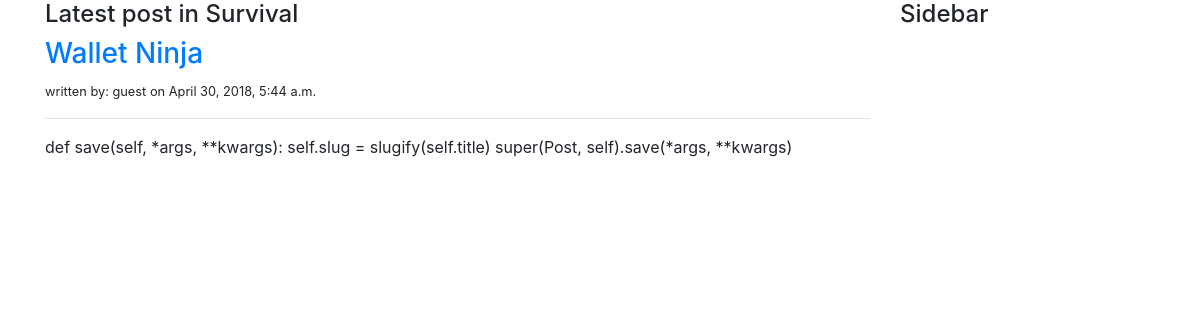
The page /blog/category/survival/ on the database as committed earlier.
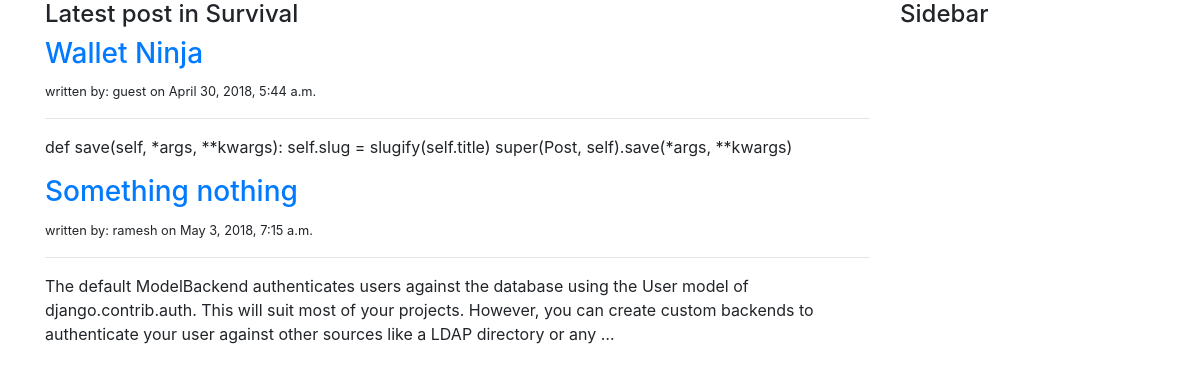
The same page on the database as committed later.
### blog/models.py (models this page shows, shortened)
class Post(models.Model):
    STATUS_CHOICE = (
        ('draft', 'Draft'),
        ('published', 'Published'),
    )
    category = models.ForeignKey(Category)
    title = models.CharField(max_length=250)
    slug = models.CharField(max_length=250, unique=True)
    content = models.TextField()
    seo_title = models.CharField(max_length=250)
    seo_description = models.CharField(max_length=160)
    author = models.ForeignKey(User, related_name='blog_posts')
    published = models.DateTimeField(default=timezone.now)
    created = models.DateTimeField(auto_now_add=True)
    updated = models.DateTimeField(auto_now=True)
    status = models.CharField(max_length=10, choices=STATUS_CHOICE, default='draft')
    def get_absolute_url(self):
        return reverse('blog:post_detail', args=[self.slug])

### blog/views.py (the view)
# urls.py: url(r'^category/(?P<category_slug>[-\w\s]+)/$', views.list_of_post_by_category, name='list_of_post_by_category'),
def list_of_post_by_category(request, category_slug):
    categories = Category.objects.all()
    post = Post.objects.filter(status='published')
    if category_slug:
        category = get_object_or_404(Category, slug=category_slug)
        post = post.filter(category=category)
    template = 'blog/category/list_of_post_by_category.html'
    context = {'categories': categories, 'post': post, 'category': category}
    return render(request, template, context)

### blog/templates/blog/category/list_of_post_by_category.html (shortened to what this page needs)
{% extends 'blog/base.html'%}
{% block content %}
<div class="row">
    <div class="col-md-9">
        <div class="page-header">
            <h4>Latest post in {{category.name}}</h4>
        </div>
    {% for posts in post %}
        <h3>
            <a href="{{posts.get_absolute_url}}">
                {{ posts.title }}
            </a>
        </h3>
        <small>written by: {{ posts.author }} on {{ posts.published }}</small>
        <hr>
        {{ posts.content|truncatewords:40|linebreaks }}
    {% endfor %}
    </div>
    <div class="col-md-3">
        <div class="page-header">
            <h4>Sidebar</h4>
        </div>
    </div>
</div>
{% endblock %}

Rows that differ between the two databases and show on the page:
added Post: title "Something nothing", author "ramesh", published "May 3, 2018, 7:15 a.m.", content "The default ModelBackend authenticates users against the database using the User model of django.contrib.auth. This will suit most of your projects. However, you can create custom backends to authenticate your user against other sources like a LDAP directory or any …"
